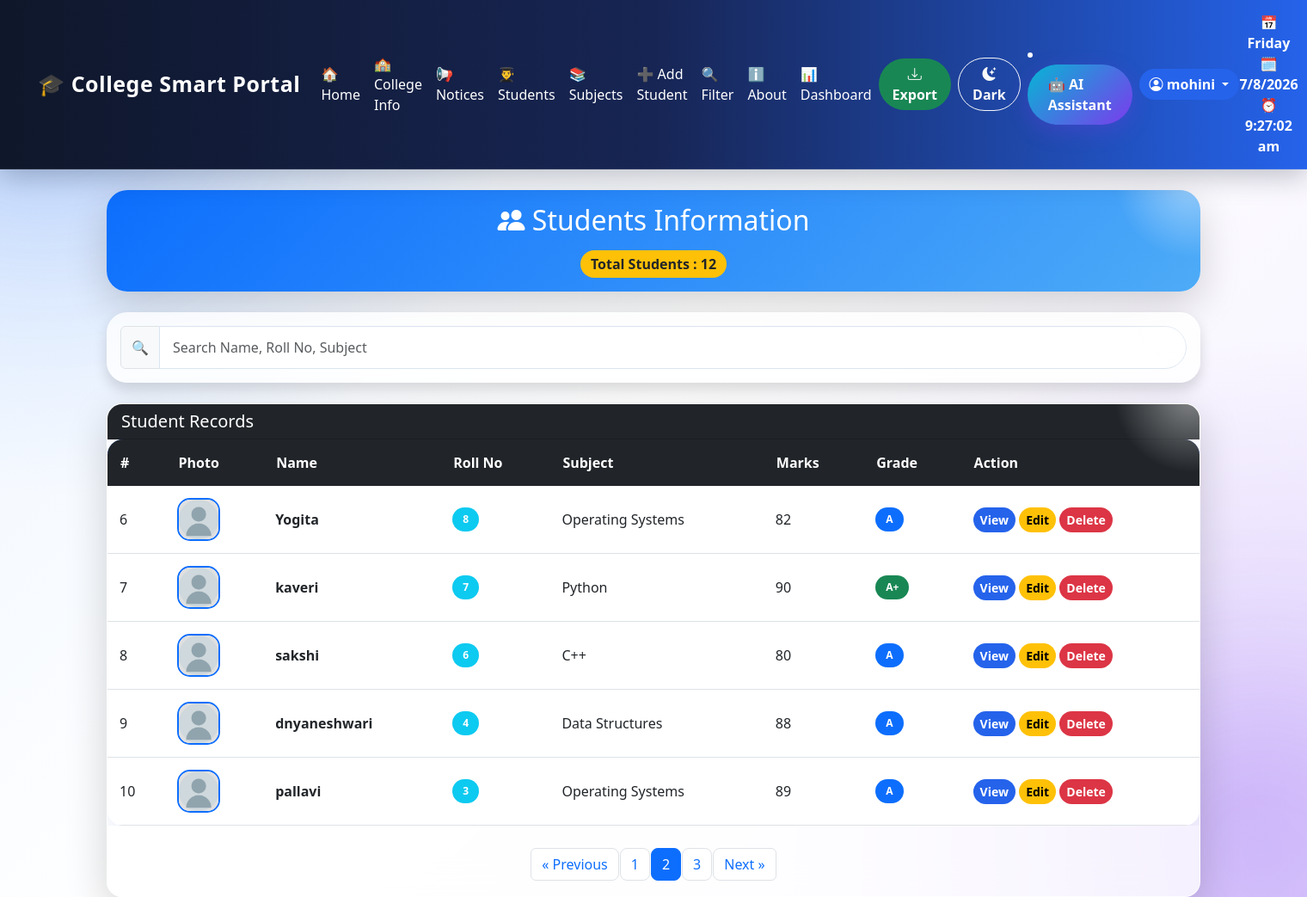
Page /students?page=2&search= (signed in) on the committed database.
### tables this page shows
CREATE TABLE stud (
            id INTEGER PRIMARY KEY AUTOINCREMENT,
            name TEXT NOT NULL,
            roll_no INTEGER NOT NULL,
            marks INTEGER NOT NULL
        , Subject TEXT, photo TEXT);

### app.py (the view)
@app.route('/students')
def students():
    if 'username' not in session:
        return redirect(url_for('login'))
    page = request.args.get('page', 1, type=int)
    per_page = 5
    offset = (page - 1) * per_page
    search = request.args.get('search', '').strip()
    conn = get_db(MOHINI_DB)
    if search:
        total = conn.execute(
            """
            SELECT COUNT(*)
            FROM stud
            WHERE name LIKE ?
               OR Subject LIKE ?
               OR roll_no LIKE ?
            """,
            (
                f"%{search}%",
                f"%{search}%",
                f"%{search}%"
            )
        ).fetchone()[0]
        students = conn.execute(
            """
            SELECT *
            FROM stud
            WHERE name LIKE ?
               OR Subject LIKE ?
               OR roll_no LIKE ?
            ORDER BY id DESC
            LIMIT ? OFFSET ?
            """,
            (
                f"%{search}%",
                f"%{search}%",
                f"%{search}%",
                per_page,
                offset
            )
        ).fetchall()
    else:
        total = conn.execute(
            "SELECT COUNT(*) FROM stud"
        ).fetchone()[0]
        students = conn.execute(
            """
            SELECT *
            FROM stud
            ORDER BY id DESC
            LIMIT ? OFFSET ?
            """,
            (per_page, offset)
        ).fetchall()
    conn.close()
    total_pages = (total + per_page - 1) // per_page
    return render_template(
        "students.html",
        students=students,
        page=page,
        per_page=per_page,
        total=total,
        total_pages=total_pages,
        search=search
    )

### database.py (called while the page is built)
def get_db(MOHINI_DB):
    conn = sqlite3.connect(MOHINI_DB)
    conn.row_factory = sqlite3.Row
    return conn

### templates/students.html (shortened to what this page needs)
{% extends "base.html" %}
{% block content %}
<div class="container mt-4">
<div class="card shadow-lg border-0 mb-4">
<div class="card-body text-center text-white header-gradient">
<h2>
<i class="bi bi-people-fill"></i>
Students Information
</h2>
<span class="badge bg-warning text-dark fs-6 mt-2">
Total Students : {{ total }}
</span>
</div>
</div>
<div class="card shadow border-0 mb-4">
<div class="card-body">
<div class="input-group">
<span class="input-group-text">
🔍
</span>
<input
id="searchInput"
type="text"
class="form-control"
placeholder="Search Name, Roll No, Subject">
</div>
</div>
</div>
<div class="card shadow-lg student-card">
<div class="card-header bg-dark text-white">
<h5 class="mb-0">
Student Records
</h5>
</div>
<div class="table-responsive">
<table class="table table-hover align-middle mb-0">
<thead class="table-dark">
<tr>
<th>#</th>
<th>Photo</th>
<th>Name</th>
<th>Roll No</th>
<th>Subject</th>
<th>Marks</th>
<th>Grade</th>
<th>Action</th>
</tr>
</thead>
<tbody id="tableBody">
{% for student in students %}
<tr>
<td>
{{ (page-1)*per_page + loop.index }}
</td>
<td>
{% if student.photo %}
<img
src="{{ url_for('static',filename='uploads/'+student.photo) }}"
class="avatar-img">
{% else %}
<img
src="{{ url_for('static',filename='uploads/default.png') }}"
class="avatar-img">
{% endif %}
</td>
<td>
<b>{{ student.name }}</b>
</td>
<td>
<span class="badge bg-info">
{{ student.roll_no }}
</span>
</td>
<td>
{{ student.Subject }}
</td>
<td>
{{ student.marks }}
</td>
<td>
{% if student.marks>=90 %}
<span class="badge bg-success">
A+
</span>
{% elif student.marks>=80 %}
<span class="badge bg-primary">
A
</span>
{% elif student.marks>=70 %}
<span class="badge bg-warning text-dark">
B+
</span>
{% elif student.marks>=60 %}
<span class="badge bg-info">
B
</span>
{% elif student.marks>=35 %}
<span class="badge bg-secondary">
C
</span>
{% else %}
<span class="badge bg-danger">
Fail
</span>
{% endif %}
</td>
<td>
<a
href="{{ url_for('detail',id=student.id) }}"
class="btn btn-primary btn-sm">
View
</a>
{% if session.get('role')=='admin' %}
<a
href="{{ url_for('edit_student',id=student.id) }}"
class="btn btn-warning btn-sm">
Edit
</a>
<a
href="{{ url_for('delete_student',id=student.id) }}"
class="btn btn-danger btn-sm"
onclick="return confirm('Delete Student?')">
Delete
</a>
{% endif %}
</td>
</tr>
{% endfor %}
</tbody>
</table>
</div>
<nav class="mt-4">
<ul class="pagination justify-content-center">
{% if page>1 %}
<li class="page-item">
<a class="page-link"
href="{{ url_for('students',page=page-1,search=search) }}">
« Previous
</a>
</li>
{% endif %}
{% for p in range(1,total_pages+1) %}
<li class="page-item {% if p==page %}active{% endif %}">
<a class="page-link"
href="{{ url_for('students',page=p,search=search) }}">
{{ p }}
</a>
</li>
{% endfor %}
{% if page<total_pages %}
<li class="page-item">
    <a class="page-link"
    href="{{ url_for('students',page=page+1,search=search) }}">Next »</a>
</li>
{% endif %}
</ul>
</nav>
</div>
</div>
{% endblock %}

### templates/base.html (style rules this page uses)
* { margin:0; padding:0; box-sizing:border-box; }
html { scroll-behavior:smooth; }
html, body { height:100%; }
body { font-family:'Segoe UI',sans-serif; min-height:100vh; background: radial-gradient( circle at 8% 5%, rgba(59,130,246,.32) 0%, transparent 30% ), radial-gradient( circle at 92% 92%, rgba(139,92,246,.30) 0%, transparent 32% ), radial-gradient( circle at 50% 45%, rgba(255,255,255,.95) 0%, transparent 58% ), linear-gradient( 135deg, #eef6ff 0%, #f8f5ff 48%, #eeeaff 100% ); background-attachment:fixed; color:#212529; transition:.4s; }
body::before { content:""; position:fixed; width:420px; height:420px; background:rgba(37,99,235,.15); border-radius:50%; top:-160px; left:-160px; filter:blur(90px); z-index:-2; pointer-events:none; }
body::after { content:""; position:fixed; width:420px; height:420px; background:rgba(124,58,237,.15); border-radius:50%; bottom:-160px; right:-160px; filter:blur(90px); z-index:-2; pointer-events:none; }
.btn { border-radius:50px; font-weight:600; transition:.30s; }
.btn-primary { background:#2563eb; border:none; }
.btn-danger { border:none; }
.btn-warning { border:none; }
.card { border:none; border-radius:24px; background:rgba(255,255,255,.78); backdrop-filter:blur(18px); -webkit-backdrop-filter:blur(18px); border:1px solid rgba(255,255,255,.75); box-shadow: 0 10px 30px rgba(30,64,175,.08); transition: transform .35s ease, box-shadow .35s ease, border-color .35s ease; animation:fadeUp .6s ease; position:relative; overflow:hidden; }
.card::after { content:""; position:absolute; width:180px; height:180px; background: radial-gradient( circle, rgba(255,255,255,.45), transparent 70% ); top:-100px; right:-80px; pointer-events:none; transition:.5s; }
.student-card img { border-radius:15px; object-fit:cover; }
.student-card { transition:.3s; }
.table { width:100% !important; display:table !important; table-layout:auto !important; background:#fff; border-radius:18px; overflow:hidden; box-shadow: 0 10px 25px rgba(30,64,175,.08); border-collapse:separate !important; border-spacing:0 !important; }
.table thead { display:table-header-group !important; background: linear-gradient( 90deg, #2563eb, #1d4ed8 ); color:#fff; }
.table tbody { display:table-row-group !important; }
.table tr { display:table-row !important; width:100% !important; }
.table th, .table td { display:table-cell !important; vertical-align:middle !important; }
.table th { padding:15px; font-weight:600; border:none; }
.table td { padding:14px; }
.table tbody tr { transition:.3s; }
.table-responsive { width:100%; overflow-x:auto; -webkit-overflow-scrolling:touch; }
.form-control, .form-select { border-radius:14px; border: 1px solid #dbe4f0; padding:12px 15px; transition:.3s; box-shadow:none; background:rgba(255,255,255,.9); }
input[type="search"], input[type="text"] { border-radius:30px; }
.badge { border-radius:30px; padding:8px 12px; font-weight:600; }
img { transition:.35s; }
a { text-decoration:none; }
.bi { transition:.3s; }
body:not(.dark-mode) { background: radial-gradient( circle at 5% 5%, rgba(59,130,246,.22), transparent 30% ), radial-gradient( circle at 95% 90%, rgba(124,58,237,.20), transparent 32% ), linear-gradient( 135deg, #edf5ff 0%, #ffffff 48%, #f3efff 100% ) !important; color:#1e293b !important; }
body, .card, .navbar, .form-control, .form-select, .dropdown-menu, footer { transition: background .4s ease, color .3s ease, border-color .3s ease, box-shadow .4s ease; }
button, a, .card, .btn, .form-control, .form-select, .dropdown-item, img { transition: background .3s, color .3s, border .3s, box-shadow .3s, transform .3s; }

### templates/students.html (style rules this page uses)
.header-gradient { background:linear-gradient(135deg,#0d6efd,#4dabf7); }
.student-card { border-radius:18px; overflow:hidden; }
.table tbody tr { transition:.25s; }
.avatar-img { width:50px; height:50px; border-radius:50%; object-fit:cover; border:2px solid #0d6efd; }
.pagination .page-link { border-radius:8px; margin:2px; }

### rows in the picture
stud: index "6", name "Yogita", roll_no "8", Subject "Operating Systems", marks "82", shows "A"
stud: (page-1)*per_page+loop.index "7", name "kaveri", roll_no "7", Subject "Python", marks "90", shows "A+"
stud: index "8", name "sakshi", roll_no "6", Subject "C++", marks "80", shows "A"
stud: index "9", name "dnyaneshwari", roll_no "4", Subject "Data Structures", marks "88", shows "A"
stud: index "10", name "pallavi", roll_no "3", Subject "Operating Systems", marks "89", shows "A"

### other values in the picture
{{ session['username'] if session.get('username') else 'Create Account' }} "mohini"
{{ total }} "12"
{{ p }} "1" "2" "3"
